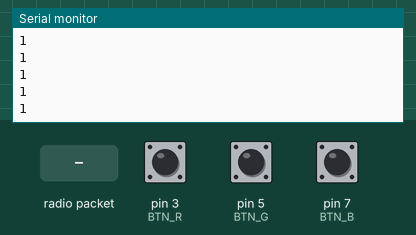
This sketch was run on a simulated Arduino Uno, built with avr-gcc and run on an emulated ATmega328P. Shown: the last lines printed to the serial monitor. The inputs (shaded band) are chosen by the test bench; at power-on: pin 3 (BTN_R) LOW, pin 5 (BTN_G) LOW, pin 7 (BTN_B) LOW. No radio packets arrive unless stated.

Above: at 1.2 s.
1.3 s: radio packet "1" arrives
At 1.54 s:
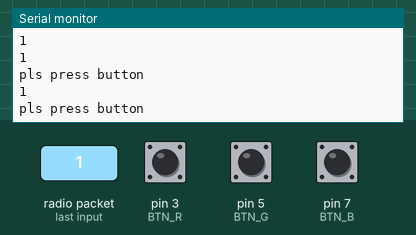
2.9 s: pin 3 (BTN_R) pulled HIGH for 0.15 s
4.5 s: radio packet "0" arrives
At 4.59 s:
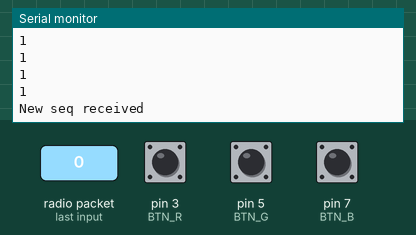

The sketch:

Arduino_side1.ino
```cpp
#include <nRF24L01.h>
#include <printf.h>
#include <RF24.h>
#include <RF24_config.h>

#define CSN 10
#define CE 9
#define BTN_R 3
#define BTN_G 5
#define BTN_B 7

int val;

struct Sequence {
  int len;
  char colors[64];
} seqArduino, seqTeensy;

RF24 rf(CE, CSN);
void setup() {
  // put your setup code here, to run once:
  rf.begin();
  rf.setChannel(5);
  rf.setPALevel(RF24_PA_MIN);
  rf.openWritingPipe(0xc2c2c2c2c2); //what do i put here
  rf.openReadingPipe(1, 0xe7e7e7e7e7);
  rf.setCRCLength(RF24_CRC_16);

  pinMode(BTN_R,INPUT);
  pinMode(BTN_G,INPUT);
  pinMode(BTN_B,INPUT);

  Serial.begin(9600);
  //rf.printDetails();

  seqArduino.len = 1; //init sequence
  //seqArduino.colors = malloc(sizeof(char));
  seqTeensy.len = 1; //init sequence
  //seqTeensy.colors = malloc(sizeof(char));
}

int stat = 0;
// 1 - check sequence
// -1 - get new sequence
// 0 - do nothing
int correct = 0;
// 1 - correct sequence
// 2 - incorrect sequence - game over
// 0 - meh
int index = 0;

void loop() {
  //read from Teensy

  rf.stopListening();
  val = rf.write(&correct, sizeof(int));
  Serial.println(val);
  if (stat == -1) {
    newSeq(); //either moves on or starts over
  }

  if (stat == 1) { //check over the sequence
    Serial.println("pls press button");
    if(getSequence()){
      stat = checkSequence(seqTeensy.len);
      Serial.print("stat is ");
      Serial.println(stat);
    }
  }

  rf.startListening();
  if(rf.available()){
    if(stat == 0){
      rf.read(seqTeensy.colors, sizeof(char)*seqTeensy.len); //Read seq from Teensy
      stat = 1;
      Serial.println("New seq received");
      char* iterchar = seqTeensy.colors;
      for(int i=0; i<seqTeensy.len; iterchar++, i++)
        Serial.print(*iterchar);
      Serial.println();
    }
  }
  delay(100);
}

//checks sequence and sets statuses
int checkSequence(int len) {
  if (seqArduino.colors[index-1] == seqTeensy.colors[index-1]) {
    if (index == len) {//got all the button presses without error
      correct = 1;
      return -1; //setting status to get new sequence
    }
    return 1; //continue checking
  } else {
    correct = 2;
    return -1; //time to reset the game
  }
}

  int r = LOW;
  int g = LOW;
  int b = LOW;

bool getSequence() {
  //get inputs for the buttons

  int red = digitalRead(BTN_R);
  int green = digitalRead(BTN_G);
  int blue = digitalRead(BTN_B);

  //get button presses
  if (red == HIGH && r == LOW) {
    seqArduino.colors[index] = 'R';
    index++; //increment
    Serial.println("R");
    b = blue;r = red;g = green;
    return true;
  } else if (green == HIGH && g == LOW) {
    seqArduino.colors[index] = 'G';
    index++; //increment
    Serial.println("G");
    b = blue;r = red;g = green;
    return true;
  } else if (blue == HIGH && b == LOW) {
    seqArduino.colors[index] = 'B';
    index++; //increment
    Serial.println("B");
    b = blue;r = red;g = green;
    return true;
  }

  b = blue;r = red;g = green;
  return false;
}

void newSeq() {
  if (val) { //write successful
    if (correct == 1) {
      Serial.println("Moving on");
      seqArduino.len++;
      Serial.print("new len: ");
      Serial.println(seqArduino.len);
      int newlen = ++(seqTeensy.len);
      //realloc(seqArduino.colors,sizeof(char)*newlen);
      //realloc(seqTeensy.colors,sizeof(char)*newlen);
    } else if (correct == 2) {
      Serial.println("Starting over");
      seqArduino.len = 1; //init sequence
      //seqArduino.colors = realloc(seqArduino.colors,sizeof(char));
      seqTeensy.len = 1; //init sequence
      //seqTeensy.colors = realloc(seqTeensy.colors,sizeof(char));
    }
    Serial.println(">???");
    correct = 0;
    stat = 0;
    index = 0;
  }else{
    Serial.println("write failed");
  }
}
```

Measured:
- after the input at 1.3 s, the serial monitor: prints a new line at once (image 1)
- after the input at 4.5 s, the serial monitor: prints a new line after 0.09 s (image 2)
